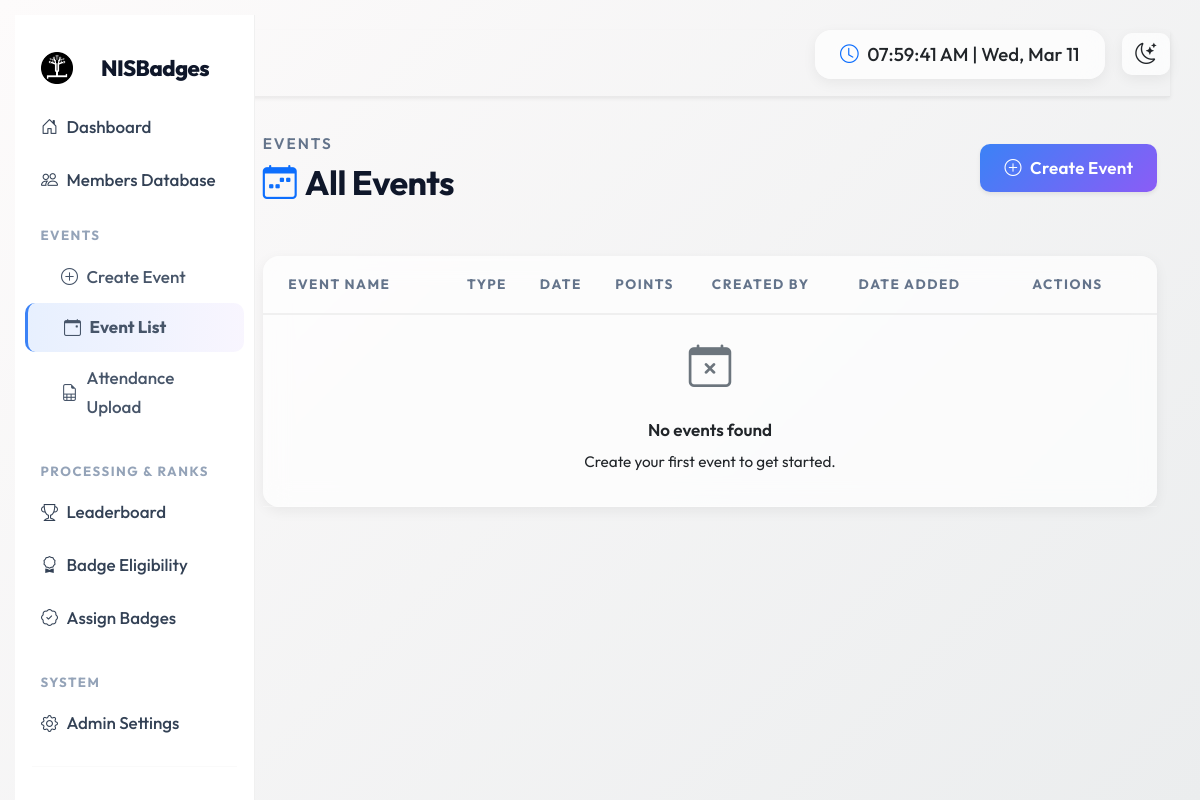
Page /events/list/ (signed in) on the earlier database version.
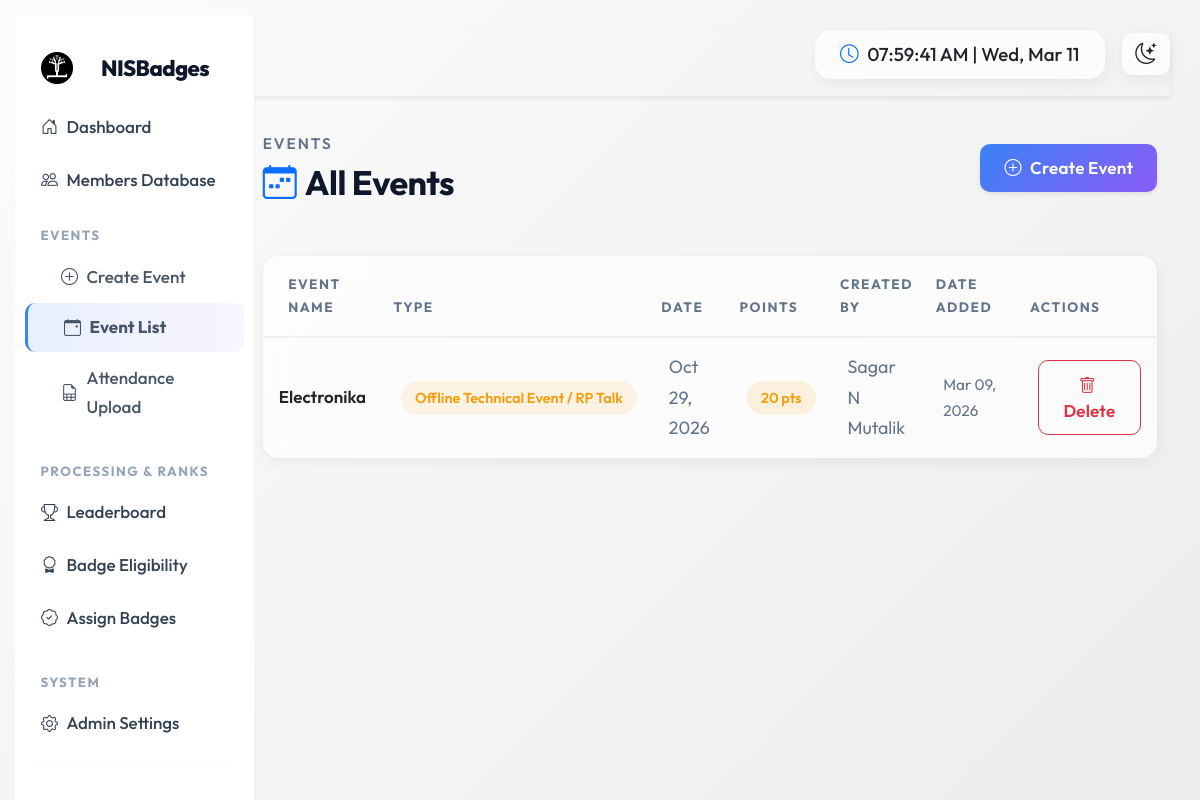
Same page on the later database version.
### events/models.py (models this page shows, shortened)
class Event(models.Model):
    EVENT_TYPES = (
        ('offline_tech', 'Offline Technical Event / RP Talk'),
        ('offline_non_tech', 'Offline Non-Technical Event'),
        ('online_rp', 'Online RP Talk'),
        ('industrial_visit', 'Industrial Visit / Academic Visit'),
        ('volunteering', 'Volunteering'),
    )
    DEFAULT_POINTS = {
        'offline_tech': 20,
        'offline_non_tech': 10,
        'online_rp': 10,
        'industrial_visit': 30,
        'volunteering': 10,
    }
    name = models.CharField(max_length=255)
    event_type = models.CharField(max_length=50, choices=EVENT_TYPES)
    event_date = models.DateField()
    override_points = models.IntegerField(
        blank=True, null=True,
        validators=[MinValueValidator(0)],
        help_text="Leave blank to use the default points for this event type. Must be 0 or greater."
    )
    created_by = models.ForeignKey(CoreUser, on_delete=models.SET_NULL, null=True, related_name='created_events')
    created_at = models.DateTimeField(auto_now_add=True)
    @property
    def final_points(self):
        if self.override_points is not None:
            return self.override_points
        return self.DEFAULT_POINTS.get(self.event_type, 0)

### core_accounts/models.py (models this page shows, shortened)
class CoreUser(AbstractBaseUser, PermissionsMixin):
    ROLE_CHOICES = (
        ('main_admin', 'Main Admin'),
        ('co_admin', 'Co-Admin'),
        ('core_member', 'Core Member'),
    )
    email = models.EmailField(unique=True)
    full_name = models.CharField(max_length=255)
    role = models.CharField(max_length=20, choices=ROLE_CHOICES, default='core_member')
    is_active = models.BooleanField(default=True)
    is_staff = models.BooleanField(default=False)
    objects = CoreUserManager()
    USERNAME_FIELD = 'email'
    REQUIRED_FIELDS = ['full_name']

### events/views.py (the view)
# urls.py: path('list/', views.event_list, name='event_list'),
@login_required(login_url='/admin/login/')
def event_list(request):
    events = Event.objects.all().order_by('-event_date')
    return render(request, 'events/event_list.html', {'events': events})

### events/templates/events/event_list.html (shortened to what the changed rows need)
{% extends 'base.html' %}
{% block content %}
<div class="container-fluid py-2">
    <div class="d-flex justify-content-between align-items-center mb-5">
        <div>
            <h2 class="fw-bolder mb-0" style="letter-spacing:-0.5px;font-size:2rem;">
                <i class="bi bi-calendar-week me-2 text-primary"></i>All Events
            </h2>
        </div>
    </div>
    <div class="card glass-panel border-0">
        <div class="card-body p-0">
            <div class="table-responsive">
                <table class="table mb-0" style="border-collapse:separate;border-spacing:0;">
                    <thead>
                        <tr style="background:transparent;">
                            <th class="text-uppercase text-muted px-4 py-3"
                                style="font-size:0.75rem;letter-spacing:1.5px;font-weight:700;border-bottom:2px solid rgba(0,0,0,0.05);">
                                Event Name</th>
                            <th class="text-uppercase text-muted py-3"
                                style="font-size:0.75rem;letter-spacing:1.5px;font-weight:700;border-bottom:2px solid rgba(0,0,0,0.05);">
                                Type</th>
                            <th class="text-uppercase text-muted py-3"
                                style="font-size:0.75rem;letter-spacing:1.5px;font-weight:700;border-bottom:2px solid rgba(0,0,0,0.05);">
                                Date</th>
                            <th class="text-uppercase text-muted py-3"
                                style="font-size:0.75rem;letter-spacing:1.5px;font-weight:700;border-bottom:2px solid rgba(0,0,0,0.05);">
                                Points</th>
                            <th class="text-uppercase text-muted py-3"
                                style="font-size:0.75rem;letter-spacing:1.5px;font-weight:700;border-bottom:2px solid rgba(0,0,0,0.05);">
                                Created By</th>
                            <th class="text-uppercase text-muted pe-4 py-3"
                                style="font-size:0.75rem;letter-spacing:1.5px;font-weight:700;border-bottom:2px solid rgba(0,0,0,0.05);">
                                Date Added</th>
                            <th class="text-uppercase text-muted pe-4 py-3"
                                style="font-size:0.75rem;letter-spacing:1.5px;font-weight:700;border-bottom:2px solid rgba(0,0,0,0.05);">
                                Actions</th>
                        </tr>
                    </thead>
                    <tbody>
                        {% for event in events %}
                        <tr style="transition:background 0.2s ease;">
                            <td class="px-4 py-3 fw-semibold" style="font-size:1rem;">{{ event.name }}</td>
                            <td class="py-3">
                                <span class="pill-badge"
                                    style="{% if event.event_type == 'workshop' %}background:rgba(59,130,246,0.1);color:var(--primary-accent);{% elif event.event_type == 'seminar' %}background:rgba(139,92,246,0.1);color:var(--secondary-accent);{% else %}background:rgba(245,158,11,0.1);color:var(--gold);{% endif %}">
                                    {{ event.get_event_type_display }}
                                </span>
                            </td>
                            <td class="py-3 text-muted">{{ event.event_date|date:"M d, Y" }}</td>
                            <td class="py-3">
                                <span class="pill-badge pill-badge-gold">{{ event.final_points }} pts</span>
                            </td>
                            <td class="py-3 text-muted">
                                {{event.created_by.full_name|default:event.created_by.email|default:"-" }}</td>
                            <td class="pe-4 py-3 text-muted" style="font-size:0.9rem;">{{ event.created_at|date:"M d, Y" }}</td>
                            <td class="pe-4 py-3">
                                <a href="{% url 'delete_event' event.id %}"
                                    class="btn btn-sm btn-outline-danger rounded-pill px-3"
                                    onclick="return confirm('Are you sure you want to delete this event? This action cannot be undone and attendance data may be affected.');">
                                    <i class="bi bi-trash me-1"></i>Delete
                                </a>
                            </td>
                        </tr>
                        {% empty %}
                        <tr>
                            <td colspan="7" class="text-center py-5 text-muted">
                                <i class="bi bi-calendar-x fs-1 d-block mb-3 text-secondary"></i>
                                <h6 class="fw-semibold">No events found</h6>
                                <p class="small">Create your first event to get started.</p>
                            </td>
                        </tr>
                        {% endfor %}
                    </tbody>
                </table>
            </div>
        </div>
    </div>
</div>
{% endblock %}

Differences in the rows shown:
added Event: name "Electronika", event_type "Offline Technical Event / RP Talk", event_date "Oct 29, 2026", final_points "20", created_by.full_name "Sagar N Mutalik", created_at "Mar 09, 2026"
Other differences:
text no longer shown: "No events found Create your first event to get started."
